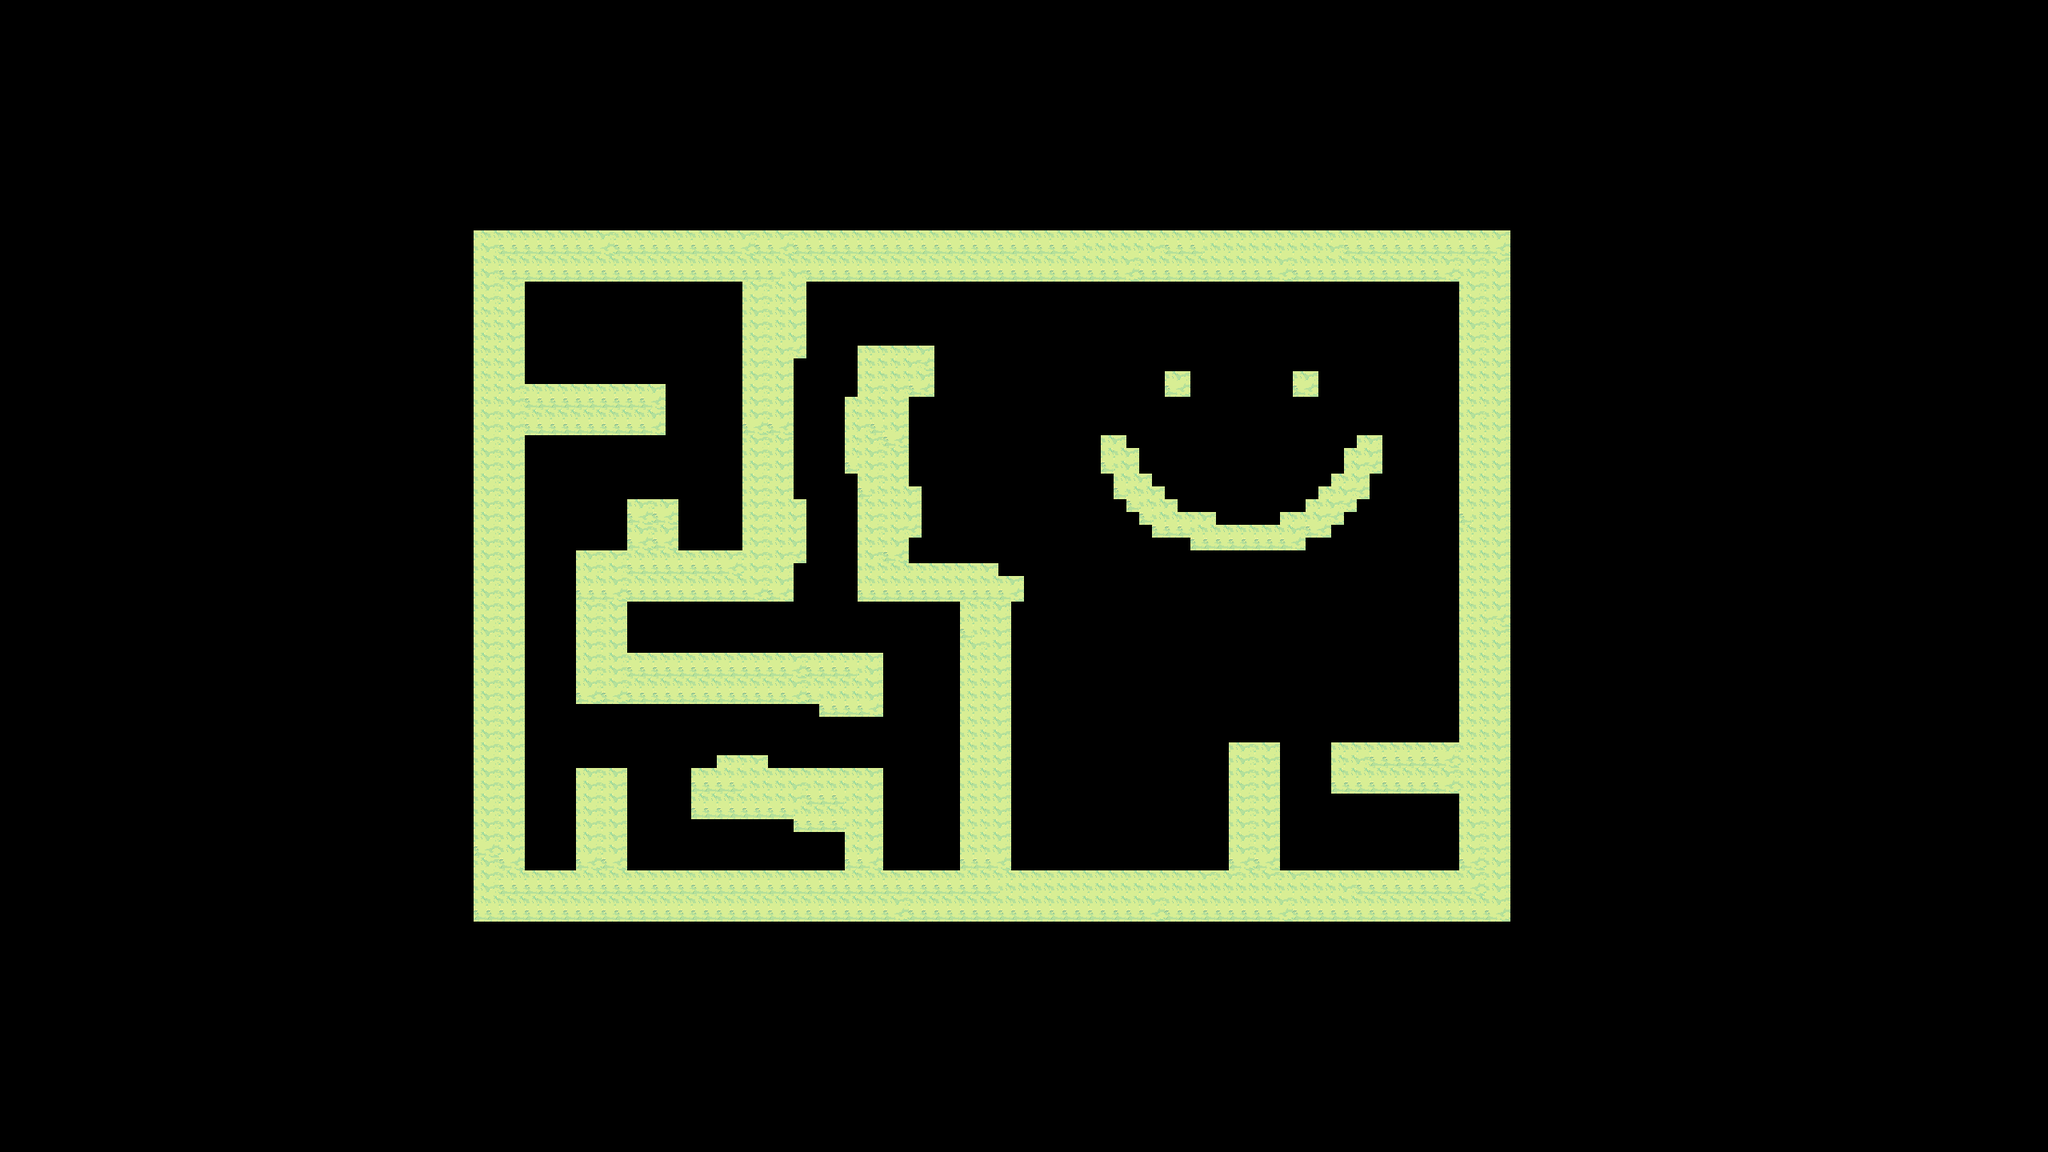

This game map was drawn from its Tiled (.tmx) file and the tilesets committed beside it. A one-line description and the trimmed map source follow:
An orthogonal 160x90 tile map with 16x16 px tiles, 1 tile layer (Tile Layer 1).

<map version="1.0" tiledversion="1.1.5" orientation="orthogonal" renderorder="right-down" width="160" height="90" tilewidth="16" tileheight="16" infinite="0" nextobjectid="1">
 <tileset firstgid="1" source="S7EDGEtileset.tsx" />
 <layer name="Tile Layer 1" width="160" height="90">
  <data>[14400 cells, 1002 non-empty, 1 distinct tile ids]</data>
 </layer>
</map>
